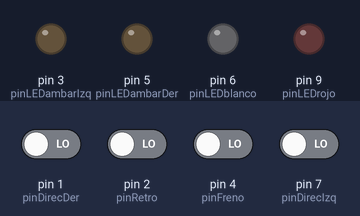
A sketch run on a simulated Arduino Uno, built with avr-gcc and run on an emulated ATmega328P. On the bench: output pins drawn as LEDs (lit = HIGH). Dashed ring = blinking. The inputs (shaded band) are chosen by the test bench; at power-on: pin 1 (pinDirecDer), pin 2 (pinRetro), pin 4 (pinFreno), pin 7 (pinDirecIzq) LOW.

Above: at 1.2 s.
1.3 s: pin 1 (pinDirecDer) driven HIGH
At 1.7 s:
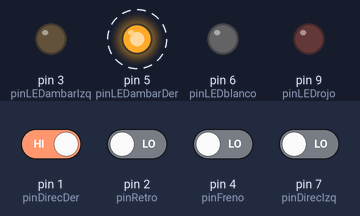
4.3 s: pin 2 (pinRetro) driven HIGH
At 5.1 s:
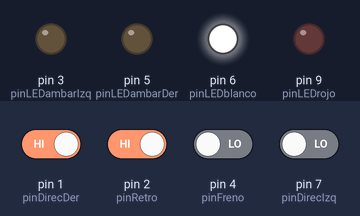
6.8 s: pin 4 (pinFreno) driven HIGH
At 7.7 s:
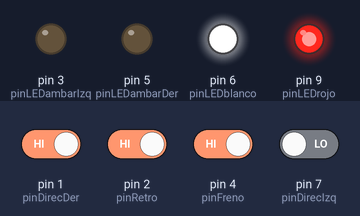
9.8 s: pin 7 (pinDirecIzq) driven HIGH
At 12.0 s:
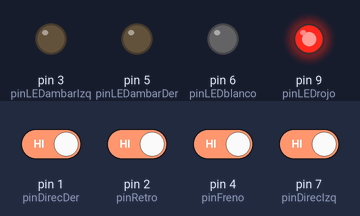
12.8 s: pin 1 (pinDirecDer) driven LOW
At 15.7 s:
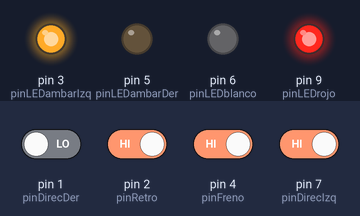
15.8 s: pin 4 (pinFreno) driven LOW
At 18.7 s:
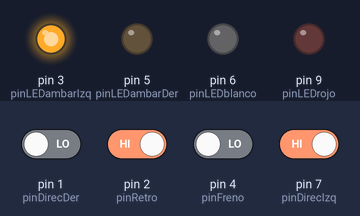
Timing chart, 0 to 19.8 s (numbered marks = the images above; inputs shaded):
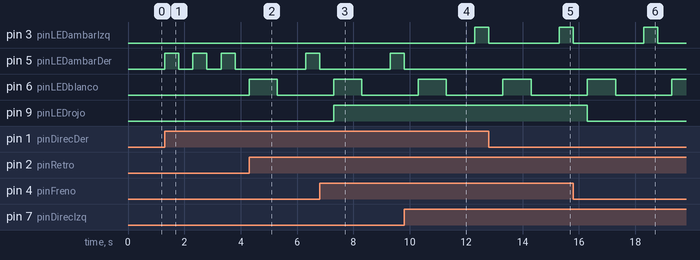

Measured:
- after the input at 1.3 s, pin 5 (pinLEDambarDer): alternates HIGH for 0.50 s and LOW for 0.50 s, starting at once
- after the input at 4.3 s, pin 6 (pinLEDblanco): LOW → HIGH at once, → LOW 1.0 s later
- after the input at 6.8 s, pin 9 (pinLEDrojo): LOW → HIGH after 0.50 s
- after the input at 9.8 s, pin 3 (pinLEDambarIzq): LOW → HIGH after 2.5 s; pin 5 (pinLEDambarDer): goes on until 9.8 s, then stays LOW
- after the input at 12.8 s, pin 5 (pinLEDambarDer): stays LOW (without the input it goes to HIGH after 0.50 s)
- after the input at 15.8 s, pin 9 (pinLEDrojo): HIGH → LOW after 0.50 s

The sketch:

carLights.ino
```cpp
/*
 carLights

   ---------------------------.
 `/""""/""""/|""|'|""||""|   ' \.
 /    /    / |__| |__||__|      |
/----------=====================|
| \  /V\  /    _.               |
|()\ \W/ /()   _            _   |
|   \   /     / \          / \  |-( )
=C========C==_| ) |--------| ) _/==] _-{_}_)
 \_\_/__..  \_\_/_ \_\_/ \_\_/__.__.

 Car Lights Prototype Simulator
 Final Project for Automotive Electricity Class

 Created 5 December 2025
 by Rolando Garro <rgarro@gmail.com>
 https://emptyart.github.io/
 */
#define LED 13 // the pin the LED is connected to
int pinFreno	=	4;	// el pin 4 conectado al pulsador
int pinRetro	=	2;// el pin 2 conectado al pulsador
int pinDirecIzq	=	7;// el pin 7 conectado al pulsador
int pinDirecDer	=	1;// el pin 1 conectado al pulsador
int pinLEDrojo	=	9; 	// el pin 9 conectado al LED
int pinLEDblanco	=	6; // el pin 6 conectado al LED
int pinLEDambarIzq	=	3; // el pin 3 conectado al LED
int pinLEDambarDer	=	5; // el pin 5 conectado al LED
int valor_freno=0; 			//valor inicial del pulsador de freno
int valor_retro=0; 			//valor inicial del pulsador de retroceso
int valor_derecha=0; 		//valor inicial del pulsador direccional derecha
int valor_izquierda=0; 		//valor inicial del pulsador direccional izquierda

void setup() {
  // put your setup code here, to run once:
  //pinMode(LED, OUTPUT);
  //Serial.begin(9600);
  pinMode(pinLEDrojo, OUTPUT);
  pinMode(pinLEDblanco, OUTPUT);
  pinMode(pinLEDambarIzq, OUTPUT);
  pinMode(pinLEDambarDer, OUTPUT);
  pinMode(pinFreno, INPUT);
  pinMode(pinRetro, INPUT);
  pinMode(pinDirecIzq, INPUT);
  pinMode(pinDirecDer, INPUT);
}

void loop() {
  valor_freno=digitalRead(pinFreno);

  if (valor_freno == HIGH){
  // se prende el LED:
  digitalWrite(pinLEDrojo, HIGH);

  }else	{
  //si el pulsador no está presionado, se apaga el led
  digitalWrite(pinLEDrojo, LOW);
  }
  valor_retro=digitalRead(pinRetro);
  if (valor_retro == HIGH){
  // se prende el LED:
  digitalWrite(pinLEDblanco, HIGH);
  delay(1000);
  digitalWrite(pinLEDblanco, LOW);
  delay(1000);

  }else	{
  //si el pulsador no está presionado, se apaga el led
  digitalWrite(pinLEDblanco, LOW);
  }
  valor_izquierda=digitalRead(pinDirecIzq);

  if (valor_izquierda == HIGH){
  // se prende el LED:
  digitalWrite(pinLEDambarIzq, HIGH);
  delay(500);
  digitalWrite(pinLEDambarIzq, LOW);
  delay(500);

  }else	{
  //si el pulsador no está presionado, se apaga el led
  digitalWrite(pinLEDambarIzq, LOW);

  }
   valor_derecha=digitalRead(pinDirecDer);
  if (valor_derecha == HIGH){
  // se prende el LED:
  digitalWrite(pinLEDambarDer, HIGH);
  delay(500);
  digitalWrite(pinLEDambarDer, LOW);
  delay(500);

  }else	{
  //si el pulsador no está presionado, se apaga el led
  digitalWrite(pinLEDambarDer, LOW);
  }
}
```
